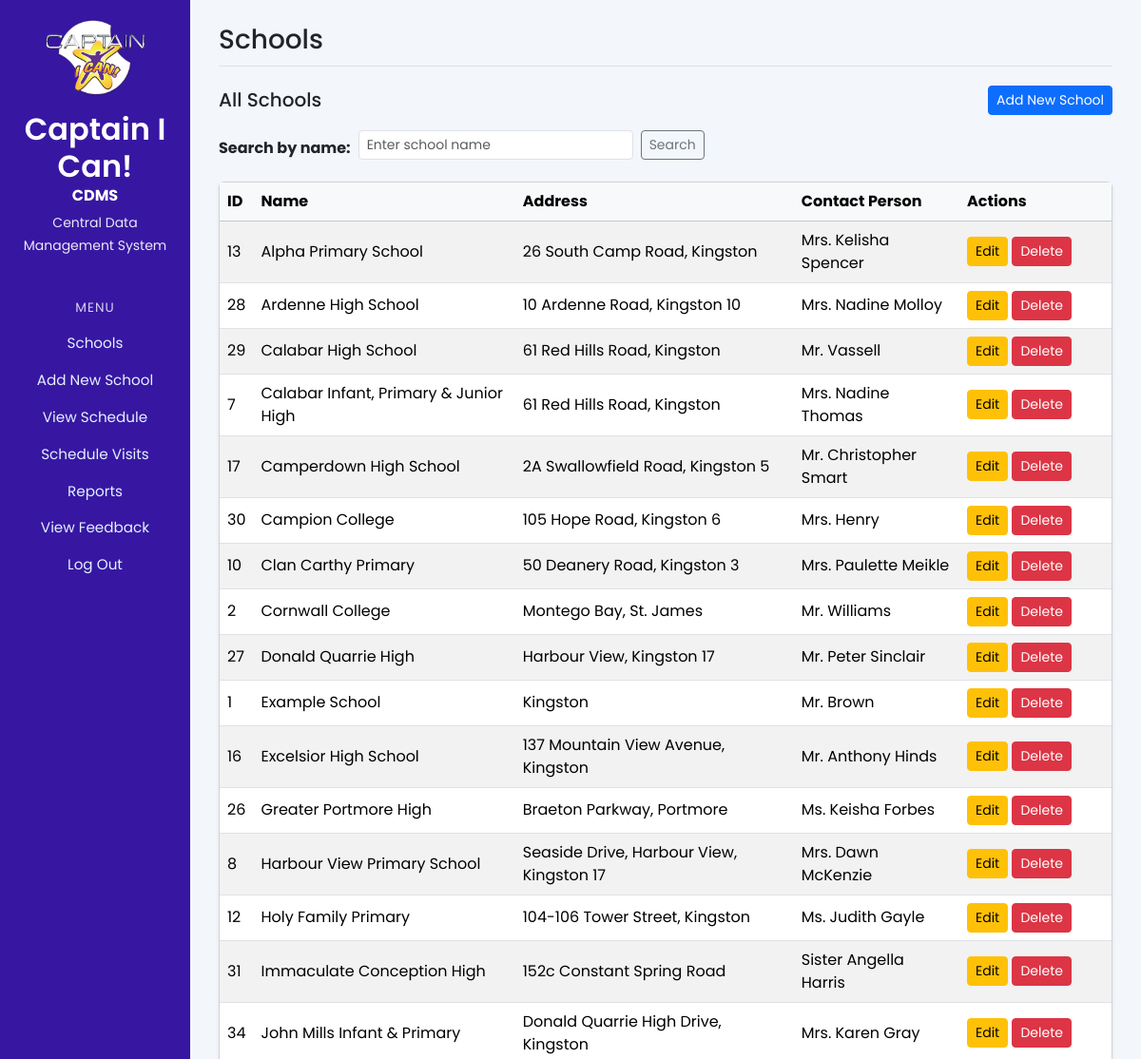
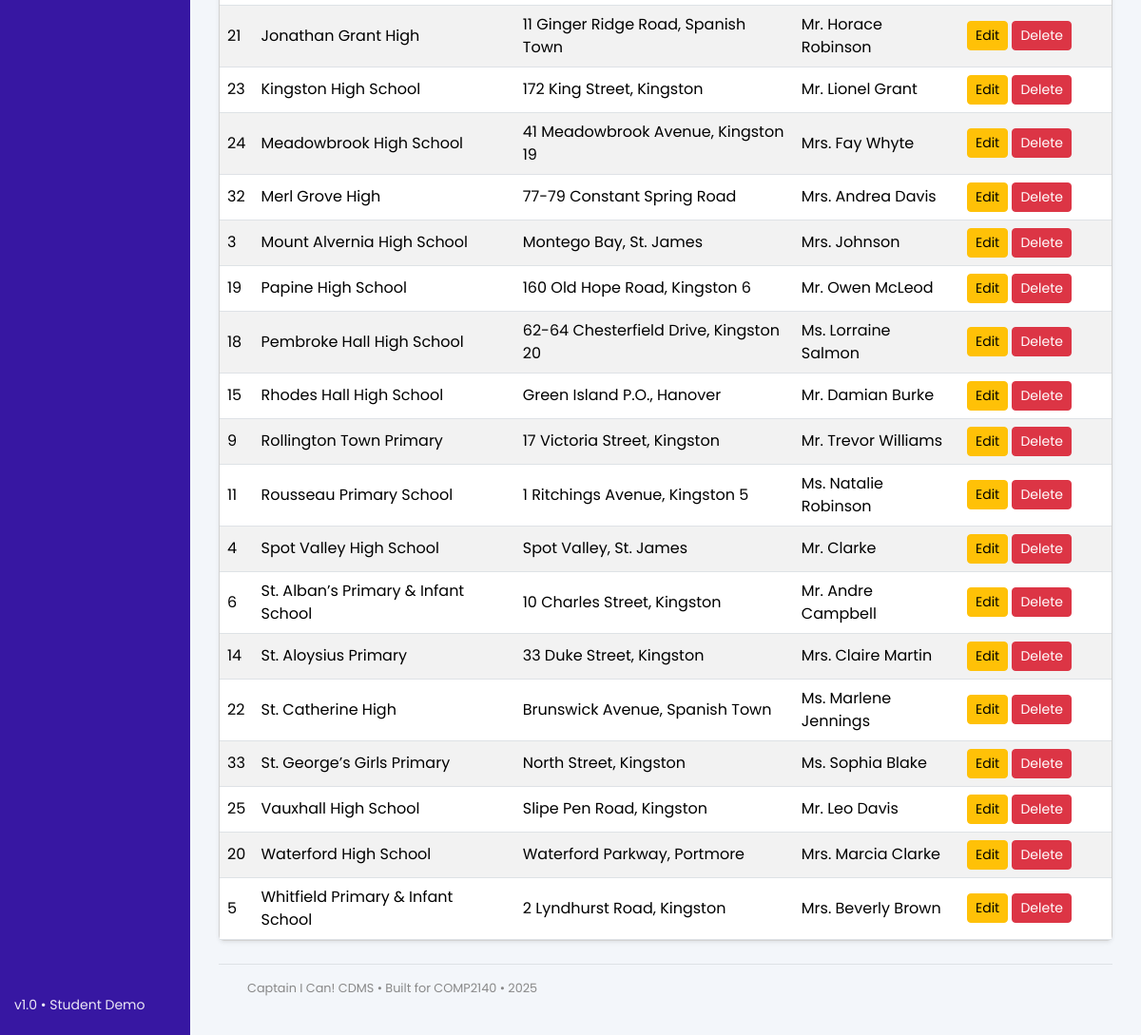
The page /schools (signed in) on the database its author committed (2 pictures, top to bottom).
### app.py (models this page shows)
class School(db.Model):
    __tablename__ = "schools"  # match your existing SQLite table name
    id = db.Column(db.Integer, primary_key=True)
    name = db.Column(db.String(150), nullable=False)
    capacity = db.Column(db.Integer)
    location = db.Column(db.String(200), nullable=False)
    contact_person = db.Column(db.String(100))
    start_time = db.Column(db.String(20))
    end_time = db.Column(db.String(20))
    exam_dates = db.Column(db.String(255))   # simple for now
    holidays = db.Column(db.String(255))
    num_teachers = db.Column(db.Integer)
    visits = db.relationship('Visit', backref='school', lazy=True)

### app.py (the view)
@app.route("/schools")
@login_required  # ADDED
def list_schools():
    search_term = request.args.get("search", "").strip()
    conn = get_db_connection()
    cursor = conn.cursor()
    if search_term:
        cursor.execute(
            """
            SELECT id, name, address, contact_person
            FROM schools
            WHERE name LIKE ?
            ORDER BY name ASC
            """,
            (f"%{search_term}%",),
        )
    else:
        cursor.execute(
            """
            SELECT id, name, address, contact_person
            FROM schools
            ORDER BY name ASC
            """
        )
    schools = cursor.fetchall()
    conn.close()
    return render_template("schools_list.html", schools=schools, search=search_term)

### app.py (called while the page is built)
def login_required(f):
    @wraps(f)
    def decorated_function(*args, **kwargs):
        if 'logged_in' not in session:
            flash('Please log in to access this page.', 'error')
            return redirect(url_for('login'))
        return f(*args, **kwargs)
    return decorated_function

def get_db_connection():
    conn = sqlite3.connect(DATABASE)
    conn.row_factory = sqlite3.Row  # allows column names
    return conn

### templates/schools_list.html (shortened to what this page needs)
{% extends "base.html" %}
{% block page_title %}Schools{% endblock %}
{% block content %}
<div class="d-flex justify-content-between align-items-center mb-3">
    <h5 class="mb-0">All Schools</h5>
    <a href="{{ url_for('add_school') }}" class="btn btn-primary btn-sm">
        Add New School
    </a>
</div>
<form method="get" action="{{ url_for('list_schools') }}" class="row g-2 mb-3">
    <div class="col-auto">
        <label for="search" class="col-form-label"><strong>Search by name:</strong></label>
    </div>
    <div class="col-auto">
        <input
            type="text"
            id="search"
            name="search"
            class="form-control form-control-sm"
            value="{{ search or '' }}"
            placeholder="Enter school name"
        >
    </div>
    <div class="col-auto">
        <button type="submit" class="btn btn-outline-secondary btn-sm">
            Search
        </button>
    </div>
</form>
{% if schools %}
<div class="card shadow-sm">
    <div class="table-responsive">
        <table class="table table-striped table-hover align-middle mb-0">
            <thead class="table-light">
                <tr>
                    <th>ID</th>
                    <th>Name</th>
                    <th>Address</th>
                    <th>Contact Person</th>
                    <th style="width: 160px;">Actions</th>
                </tr>
            </thead>
            <tbody>
                {% for school in schools %}
                <tr>
                    <td>{{ school["id"] }}</td>
                    <td>{{ school["name"] }}</td>
                    <td>{{ school["address"] }}</td>
                    <td>{{ school["contact_person"] }}</td>
                    <td>
                        <a
                            href="{{ url_for('edit_school', school_id=school['id']) }}"
                            class="btn btn-sm btn-warning"
                        >
                            Edit
                        </a>
                        <form
                            method="post"
                            action="{{ url_for('delete_school', school_id=school['id']) }}"
                            style="display:inline;"
                            onsubmit="return confirm('Delete this school?');"
                        >
                            <button type="submit" class="btn btn-sm btn-danger">
                                Delete
                            </button>
                        </form>
                    </td>
                </tr>
                {% endfor %}
            </tbody>
        </table>
    </div>
</div>
{% else %}
<p class="text-muted mt-3">No schools found.</p>
{% endif %}
{% endblock %}

### templates/base.html (style rules this page uses)
body { background-color: #f3f6fa; font-family: 'Poppins', sans-serif; }

### rows shown on the page
School: id "13", name "Alpha Primary School", address "26 South Camp Road, Kingston", contact_person "Mrs. Kelisha Spencer"
School: id "28", name "Ardenne High School", address "10 Ardenne Road, Kingston 10", contact_person "Mrs. Nadine Molloy"
School: id "29", name "Calabar High School", address "61 Red Hills Road, Kingston", contact_person "Mr. Vassell"
School: id "7", name "Calabar Infant, Primary & Junior High", address "61 Red Hills Road, Kingston", contact_person "Mrs. Nadine Thomas"
School: id "17", name "Camperdown High School", address "2A Swallowfield Road, Kingston 5", contact_person "Mr. Christopher Smart"
School: id "30", name "Campion College", address "105 Hope Road, Kingston 6", contact_person "Mrs. Henry"
School: id "10", name "Clan Carthy Primary", address "50 Deanery Road, Kingston 3", contact_person "Mrs. Paulette Meikle"
School: id "2", name "Cornwall College", address "Montego Bay, St. James", contact_person "Mr. Williams"
School: id "27", name "Donald Quarrie High", address "Harbour View, Kingston 17", contact_person "Mr. Peter Sinclair"
School: id "1", name "Example School", address "Kingston", contact_person "Mr. Brown"
School: id "16", name "Excelsior High School", address "137 Mountain View Avenue, Kingston", contact_person "Mr. Anthony Hinds"
School: id "26", name "Greater Portmore High", address "Braeton Parkway, Portmore", contact_person "Ms. Keisha Forbes"
School: id "8", name "Harbour View Primary School", address "Seaside Drive, Harbour View, Kingston 17", contact_person "Mrs. Dawn McKenzie"
School: id "12", name "Holy Family Primary", address "104-106 Tower Street, Kingston", contact_person "Ms. Judith Gayle"
School: id "31", name "Immaculate Conception High", address "152c Constant Spring Road", contact_person "Sister Angella Harris"
School: id "34", name "John Mills Infant & Primary", address "Donald Quarrie High Drive, Kingston", contact_person "Mrs. Karen Gray"
School: id "21", name "Jonathan Grant High", address "11 Ginger Ridge Road, Spanish Town", contact_person "Mr. Horace Robinson"
School: id "23", name "Kingston High School", address "172 King Street, Kingston", contact_person "Mr. Lionel Grant"
School: id "24", name "Meadowbrook High School", address "41 Meadowbrook Avenue, Kingston 19", contact_person "Mrs. Fay Whyte"
School: id "32", name "Merl Grove High", address "77-79 Constant Spring Road", contact_person "Mrs. Andrea Davis"
School: id "3", name "Mount Alvernia High School", address "Montego Bay, St. James", contact_person "Mrs. Johnson"
School: id "19", name "Papine High School", address "160 Old Hope Road, Kingston 6", contact_person "Mr. Owen McLeod"
School: id "18", name "Pembroke Hall High School", address "62-64 Chesterfield Drive, Kingston 20", contact_person "Ms. Lorraine Salmon"
School: id "15", name "Rhodes Hall High School", address "Green Island P.O., Hanover", contact_person "Mr. Damian Burke"
School: id "9", name "Rollington Town Primary", address "17 Victoria Street, Kingston", contact_person "Mr. Trevor Williams"
School: id "11", name "Rousseau Primary School", address "1 Ritchings Avenue, Kingston 5", contact_person "Ms. Natalie Robinson"
School: id "4", name "Spot Valley High School", address "Spot Valley, St. James", contact_person "Mr. Clarke"
School: id "6", name "St. Alban’s Primary & Infant School", address "10 Charles Street, Kingston", contact_person "Mr. Andre Campbell"
School: id "14", name "St. Aloysius Primary", address "33 Duke Street, Kingston", contact_person "Mrs. Claire Martin"
School: id "22", name "St. Catherine High", address "Brunswick Avenue, Spanish Town", contact_person "Ms. Marlene Jennings"
School: id "33", name "St. George’s Girls Primary", address "North Street, Kingston", contact_person "Ms. Sophia Blake"
School: id "25", name "Vauxhall High School", address "Slipe Pen Road, Kingston", contact_person "Mr. Leo Davis"
School: id "20", name "Waterford High School", address "Waterford Parkway, Portmore", contact_person "Mrs. Marcia Clarke"
School: id "5", name "Whitfield Primary & Infant School", address "2 Lyndhurst Road, Kingston", contact_person "Mrs. Beverly Brown"

### other values the page prints
{{ 2025 }} "2025"
